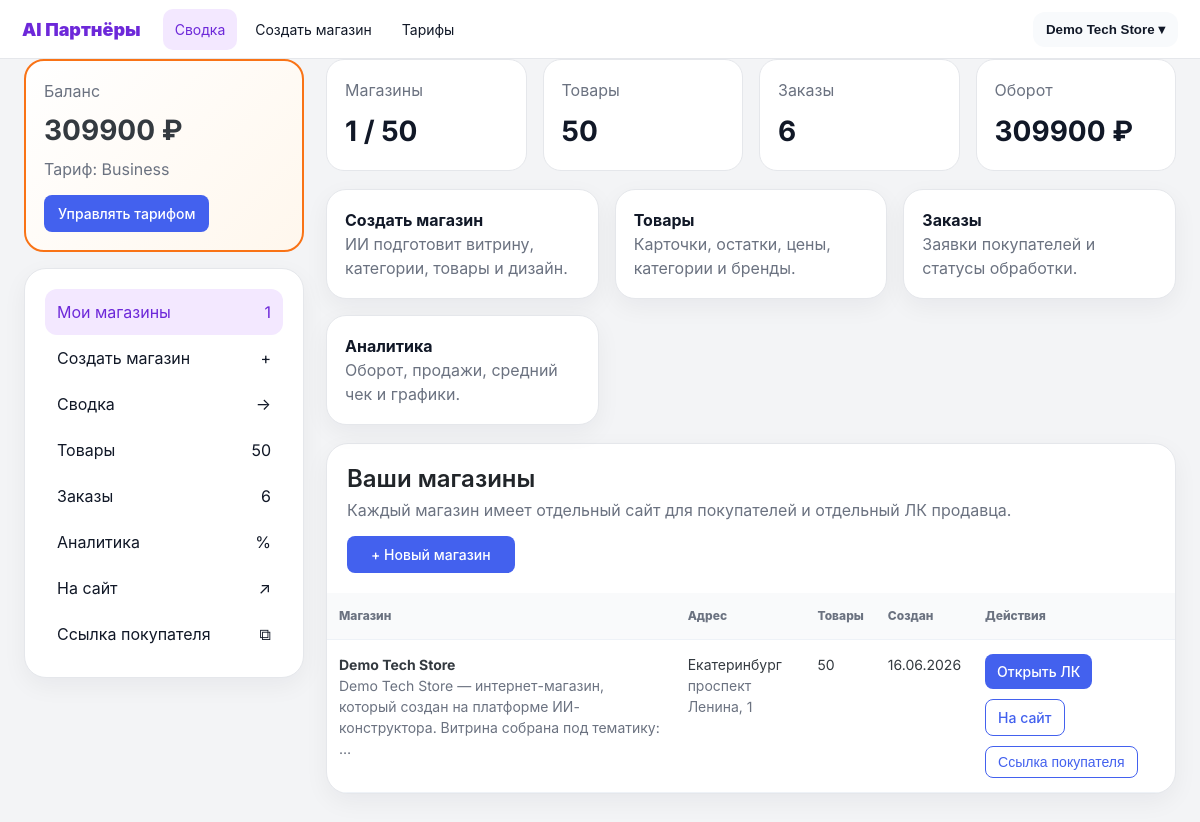
/shops/my/ (signed in), run on the app's committed database.
### shops/models.py (models this page shows, shortened)
class Shop(models.Model):
    owner = models.ForeignKey(User, on_delete=models.CASCADE, related_name='shops')
    name = models.CharField(max_length=100, verbose_name='Название магазина')
    slug = models.SlugField(unique=True, verbose_name='URL-адрес')
    description = models.TextField(blank=True, verbose_name='Описание')
    custom_css = models.TextField(blank=True, null=True, verbose_name='Кастомный CSS')
    template_key = models.CharField(max_length=40, default='modern', verbose_name='Базовый шаблон')
    is_demo = models.BooleanField(default=False, verbose_name='Демо-магазин')
    assistant_level = models.CharField(max_length=20, default='basic', verbose_name='Уровень ИИ-помощника')
    city = models.CharField(max_length=100, default='Екатеринбург', verbose_name='Город магазина')
    address = models.CharField(max_length=250, blank=True, verbose_name='Адрес магазина')
    hosting_enabled = models.BooleanField(default=False, verbose_name='Хостинг на платформе')
    theme_color = models.CharField(max_length=20, default='#4361ee', verbose_name='Цвет темы')
    delivery_enabled = models.BooleanField(default=True, verbose_name='Доставка включена')
    delivery_price = models.DecimalField(max_digits=10, decimal_places=2, default=0, verbose_name='Стоимость доставки')
    delivery_description = models.TextField(blank=True, default='Доставка рассчитывается при оформлении заказа', verbose_name='Описание доставки')
    payment_enabled = models.BooleanField(default=True, verbose_name='Оплата включена')
    payment_methods = models.CharField(max_length=200, default='Банковская карта, оплата при получении', verbose_name='Способы оплаты')
    created_at = models.DateTimeField(auto_now_add=True, verbose_name='Дата создания')
    class Meta:
        verbose_name = 'Магазин'
        verbose_name_plural = 'Магазины'

### accounts/models.py (models this page shows, shortened)
class SellerProfile(models.Model):
    PLAN_FREE = 'free'
    PLAN_START = 'start'
    PLAN_BUSINESS = 'business'
    LEGAL_SELF = 'self_employed'
    LEGAL_IP = 'ip'
    LEGAL_OOO = 'ooo'
    LEGAL_OTHER = 'other'
    PLAN_CHOICES = [
        (PLAN_FREE, 'Free'),
        (PLAN_START, 'Start'),
        (PLAN_BUSINESS, 'Business'),
    ]
    LEGAL_FORM_CHOICES = [
        (LEGAL_SELF, 'Самозанятый'),
        (LEGAL_IP, 'ИП'),
        (LEGAL_OOO, 'ООО'),
        (LEGAL_OTHER, 'Иная форма'),
    ]
    PLAN_CONFIG = {
        PLAN_FREE: {
            'name': 'Free',
            'price': 0,
            'price_label': '0 ₽/мес',
            'shop_limit': 1,
            'ai_limit': 1,
            'ai_label': '1 демо-генерация',
            'commission': None,
            'assistant': 'Демо-помощник',
            'description': 'Пробный режим без реальных продаж: можно открыть кабинет, проверить CRUD и понять механику платформы.',
            'autofill': True,
            'demo_only': True,
            'download_enabled': False,
        },
        PLAN_START: {
            'name': 'Start',
            'price': 1490,
            'price_label': '1 490 ₽/мес',
            'shop_limit': 2,
            'ai_limit': 5,
            'ai_label': '5 разово',
            'commission': 15,
            'assistant': 'Базовый помощник покупателя',
            'description': 'До 2 магазинов, базовый шаблон, CRUD, базовый ИИ-помощник и стартовое наполнение на 12 товаров.',
            'autofill': False,
            'demo_only': False,
            'download_enabled': True,
        },
        PLAN_BUSINESS: {
            'name': 'Business',
            'price': 29900,
            'price_label': 'от 29 900 ₽/мес',
            'shop_limit': 50,
            'ai_limit': 1000000,
            'ai_label': 'неограниченно',
            'commission': 6,
            'assistant': 'Умный ИИ-помощник',
            'description': 'Кастомная платформа с расширенным ИИ, премиальным дизайном, наполнением каталога от 50 товаров и подключением интеграций.',
            'autofill': True,
            'demo_only': False,
            'download_enabled': True,
        },
    }
    user = models.OneToOneField(User, on_delete=models.CASCADE, related_name='seller_profile')
    company_name = models.CharField(max_length=200, blank=True, verbose_name='Название компании')
    legal_form = models.CharField(max_length=20, choices=LEGAL_FORM_CHOICES, default=LEGAL_SELF, verbose_name='Форма деятельности')
    inn = models.CharField(max_length=20, blank=True, verbose_name='ИНН')
    ogrn = models.CharField(max_length=20, blank=True, verbose_name='ОГРН/ОГРНИП')
    legal_address = models.TextField(blank=True, verbose_name='Юридический адрес')
    contact_email = models.EmailField(blank=True, verbose_name='Рабочая почта')
    phone = models.CharField(max_length=20, blank=True, verbose_name='Телефон')
    plan = models.CharField(max_length=20, choices=PLAN_CHOICES, default=PLAN_FREE, verbose_name='Тариф')
    ai_generations_used = models.PositiveIntegerField(default=0, verbose_name='Использовано ИИ-генераций')
    is_approved = models.BooleanField(default=True, verbose_name='Подтверждён')
    created_at = models.DateTimeField(auto_now_add=True)
    updated_at = models.DateTimeField(auto_now=True)
    @property
    def plan_config(self):
        return self.PLAN_CONFIG.get(self.plan, self.PLAN_CONFIG[self.PLAN_FREE])
    @property
    def shop_limit(self):
        return self.plan_config['shop_limit']
    @property
    def ai_limit(self):
        return self.plan_config['ai_limit']
    @property
    def shops_used(self):
        return self.user.shops.count()
    @property
    def can_create_shop(self):
        return self.shops_used < self.shop_limit
    class Meta:
        verbose_name = 'Профиль продавца'
        verbose_name_plural = 'Профили продавцов'

### shops/views.py (the view)
# urls.py: path('my/', views.my_shops, name='my_shops'),
@login_required
def my_shops(request):
    profile, _ = SellerProfile.objects.get_or_create(user=request.user)
    shops = request.user.shops.all().order_by('-created_at')
    orders = Order.objects.filter(shop__owner=request.user)
    total_revenue = orders.aggregate(total=django_models.Sum('total_amount'))['total'] or 0
    orders_count = orders.count()
    products_count = Product.objects.filter(shop__owner=request.user).count()
    active_shop = shops.first()
    context = {
        'shops': shops,
        'active_shop': active_shop,
        'seller_profile': profile,
        'orders_count': orders_count,
        'total_revenue': total_revenue,
        'products_count': products_count,
        'can_create_shop': profile.can_create_shop,
        'seller_shops': shops,
        'seller_section': 'summary',
    }
    return render(request, 'shops/my_shops.html', context)

### templates/shops/my_shops.html (shortened to what this page needs)
{% extends 'base.html' %}
{% block content %}
<div class="seller-shell">
    {% include 'shops/_seller_topbar.html' %}
    <div class="seller-page">
        <div class="seller-grid">
            <aside>
                <div class="seller-balance" style="margin-bottom:16px;">
                    <div class="seller-muted">Баланс</div>
                    <strong style="display:block; font-size:28px; margin:6px 0;">{{ total_revenue|default:0 }} ₽</strong>
                    <div class="seller-muted">Тариф: {{ seller_profile.plan_config.name }}</div>
                    <div class="seller-action-row" style="margin-top:14px;">
                        <a href="{% url 'pricing' %}" class="btn btn-primary" style="padding:8px 14px;">Управлять тарифом</a>
                    </div>
                </div>
                <div class="seller-card">
                    <div class="seller-card-body seller-side-menu">
                        <a class="active" href="{% url 'my_shops' %}">Мои магазины <span>{{ shops|length }}</span></a>
                        <a href="{% url 'ai_create_shop' %}">Создать магазин <span>+</span></a>
                        {% if active_shop %}
                            <a href="{% url 'shop_dashboard' active_shop.slug %}">Сводка <span>→</span></a>
                            <a href="{% url 'shop_manage' active_shop.slug %}">Товары <span>{{ products_count }}</span></a>
                            <a href="{% url 'shop_dashboard' active_shop.slug %}?section=orders">Заказы <span>{{ orders_count }}</span></a>
                            <a href="{% url 'shop_dashboard' active_shop.slug %}?section=analytics">Аналитика <span>%</span></a>
                            <a href="{% url 'shop_front' active_shop.slug %}?preview=1" target="_blank">На сайт <span>↗</span></a>
                            <a href="#" data-copy-shop-link data-shop-url="{% url 'shop_front' active_shop.slug %}">Ссылка покупателя <span>⧉</span></a>
                        {% endif %}
                    </div>
                </div>
            </aside>
            <main>
                <div class="seller-stat-grid" style="margin-bottom:18px;">
                    <div class="seller-stat"><span class="seller-muted">Магазины</span><strong>{{ shops|length }} / {{ seller_profile.shop_limit }}</strong></div>
                    <div class="seller-stat"><span class="seller-muted">Товары</span><strong>{{ products_count }}</strong></div>
                    <div class="seller-stat"><span class="seller-muted">Заказы</span><strong>{{ orders_count }}</strong></div>
                    <div class="seller-stat"><span class="seller-muted">Оборот</span><strong>{{ total_revenue }} ₽</strong></div>
                </div>
                <div class="seller-section-cards" style="margin-bottom:18px;">
                    <a class="seller-section-card" href="{% url 'ai_create_shop' %}"><strong>Создать магазин</strong><p class="seller-muted">ИИ подготовит витрину, категории, товары и дизайн.</p></a>
                    {% if active_shop %}
                    <a class="seller-section-card" href="{% url 'shop_manage' active_shop.slug %}"><strong>Товары</strong><p class="seller-muted">Карточки, остатки, цены, категории и бренды.</p></a>
                    <a class="seller-section-card" href="{% url 'shop_dashboard' active_shop.slug %}?section=orders"><strong>Заказы</strong><p class="seller-muted">Заявки покупателей и статусы обработки.</p></a>
                    <a class="seller-section-card" href="{% url 'shop_dashboard' active_shop.slug %}?section=analytics"><strong>Аналитика</strong><p class="seller-muted">Оборот, продажи, средний чек и графики.</p></a>
                    {% endif %}
                </div>
                <div class="seller-card">
                    <div class="seller-card-body" style="display:flex; justify-content:space-between; gap:14px; flex-wrap:wrap; align-items:center;">
                        <div><h2 style="margin-bottom:4px;">Ваши магазины</h2><p class="seller-muted" style="margin:0;">Каждый магазин имеет отдельный сайт для покупателей и отдельный ЛК продавца.</p></div>
                        <a href="{% url 'ai_create_shop' %}" class="btn btn-primary">+ Новый магазин</a>
                    </div>
                    {% if shops %}
                    <div style="overflow-x:auto;">
                        <table class="seller-table">
                            <thead><tr><th>Магазин</th><th>Адрес</th><th>Товары</th><th>Создан</th><th>Действия</th></tr></thead>
                            <tbody>
                            {% for shop in shops %}
                                <tr>
                                    <td><strong>{{ shop.name }}</strong><br><span class="seller-muted">{{ shop.description|truncatewords:14 }}</span></td>
                                    <td>{{ shop.city }}<br><span class="seller-muted">{{ shop.address|truncatechars:38 }}</span></td>
                                    <td>{{ shop.products.count }}</td>
                                    <td>{{ shop.created_at|date:"d.m.Y" }}</td>
                                    <td><div class="seller-action-row"><a href="{% url 'shop_dashboard' shop.slug %}" class="btn btn-primary" style="padding:7px 12px;">Открыть ЛК</a><a href="{% url 'shop_front' shop.slug %}?preview=1" class="btn btn-outline" style="padding:7px 12px;" target="_blank">На сайт</a><button type="button" class="btn btn-outline" style="padding:7px 12px;" data-copy-shop-link data-shop-url="{% url 'shop_front' shop.slug %}">Ссылка покупателя</button></div></td>
                                </tr>
                            {% endfor %}
                            </tbody>
                        </table>
                    </div>
                    {% else %}
                    <div class="seller-card-body" style="text-align:center; padding:56px;"><h3>Пока нет магазинов</h3><p class="seller-muted">Создайте первый магазин через ИИ.</p><a href="{% url 'ai_create_shop' %}" class="btn btn-primary">Создать первый магазин</a></div>
                    {% endif %}
                </div>
            </main>
        </div>
    </div>
</div>
{% endblock %}

### templates/shops/_seller_topbar.html (shortened to what this page needs)
<div class="seller-topbar">
    <div class="seller-topbar-inner">
        <div class="seller-logo">AI Партнёры</div>
        <nav class="seller-nav">
            <a class="{% if seller_section == 'summary' %}active{% endif %}" href="{% if shop %}{% url 'shop_dashboard' shop.slug %}{% else %}{% url 'my_shops' %}{% endif %}">Сводка</a>
            {% if shop %}
                <a class="{% if seller_section == 'products' %}active{% endif %}" href="{% url 'shop_manage' shop.slug %}">Товары</a>
                <a class="{% if seller_section == 'orders' %}active{% endif %}" href="{% url 'shop_dashboard' shop.slug %}?section=orders">Заказы</a>
                <a class="{% if seller_section == 'prices' %}active{% endif %}" href="{% url 'shop_dashboard' shop.slug %}?section=prices">Цены и скидки</a>
                <a class="{% if seller_section == 'analytics' %}active{% endif %}" href="{% url 'shop_dashboard' shop.slug %}?section=analytics">Аналитика</a>
                <a href="{% url 'shop_manage' shop.slug %}#integrations">Доставка и оплата</a>
                <a href="{% url 'shop_front' shop.slug %}?preview=1" target="_blank">На сайт ↗</a>
                <button type="button" class="seller-nav-button" data-copy-shop-link data-shop-url="{% url 'shop_front' shop.slug %}">Ссылка покупателя</button>
            {% else %}
                <a href="{% url 'ai_create_shop' %}">Создать магазин</a>
                <a href="{% url 'pricing' %}">Тарифы</a>
            {% endif %}
        </nav>
        <div class="seller-shop-switch" id="sellerShopSwitch">
            <button class="seller-shop-trigger" type="button" id="sellerShopTrigger">
                {% if shop %}{{ shop.name }}{% elif active_shop %}{{ active_shop.name }}{% else %}Все магазины{% endif %} ▾
            </button>
        </div>
    </div>
</div>

### data on the page
Shop: name "Demo Tech Store", description "Demo Tech Store — интернет-магазин, который создан на платформе ИИ-конструктора. Витрина собрана под тематику: …", city "Екатеринбург", address "проспект Ленина, 1", products.count "50", created_at "16.06.2026"
SellerProfile: plan_config.name "Business", shop_limit "50"

### other printed values
{{ total_revenue|default:0 }} "309900"
{{ shops|length }} "1"
{{ products_count }} "50"
{{ orders_count }} "6"
{{ total_revenue }} "309900"
